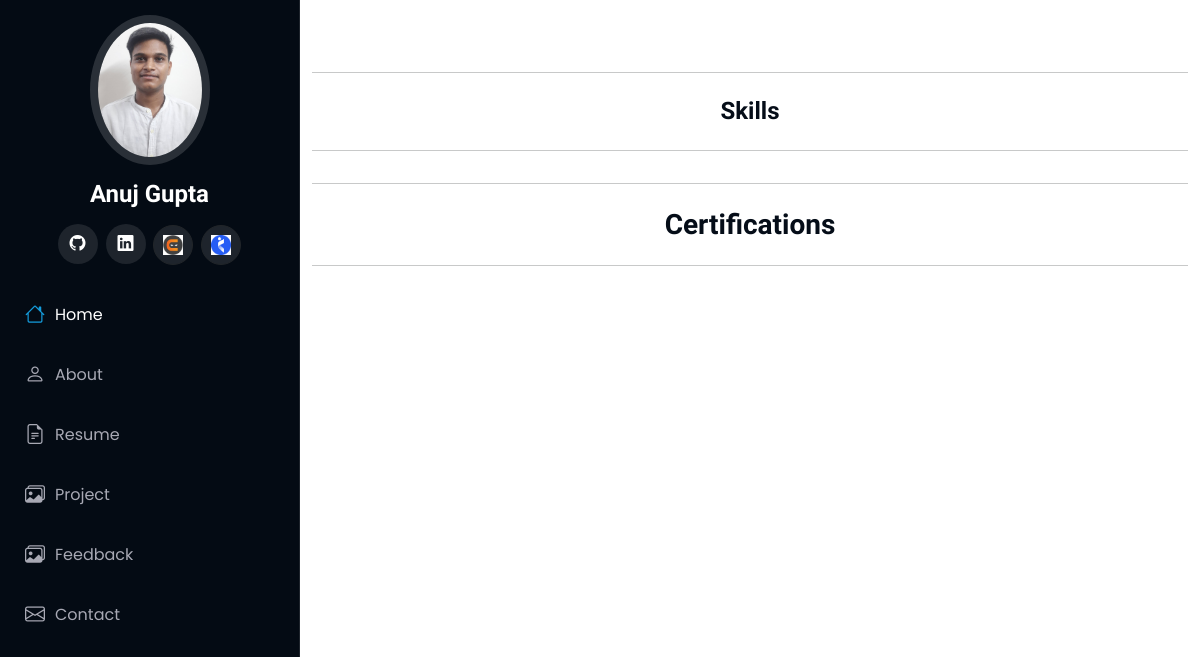
Page /about/ on the earlier database version.
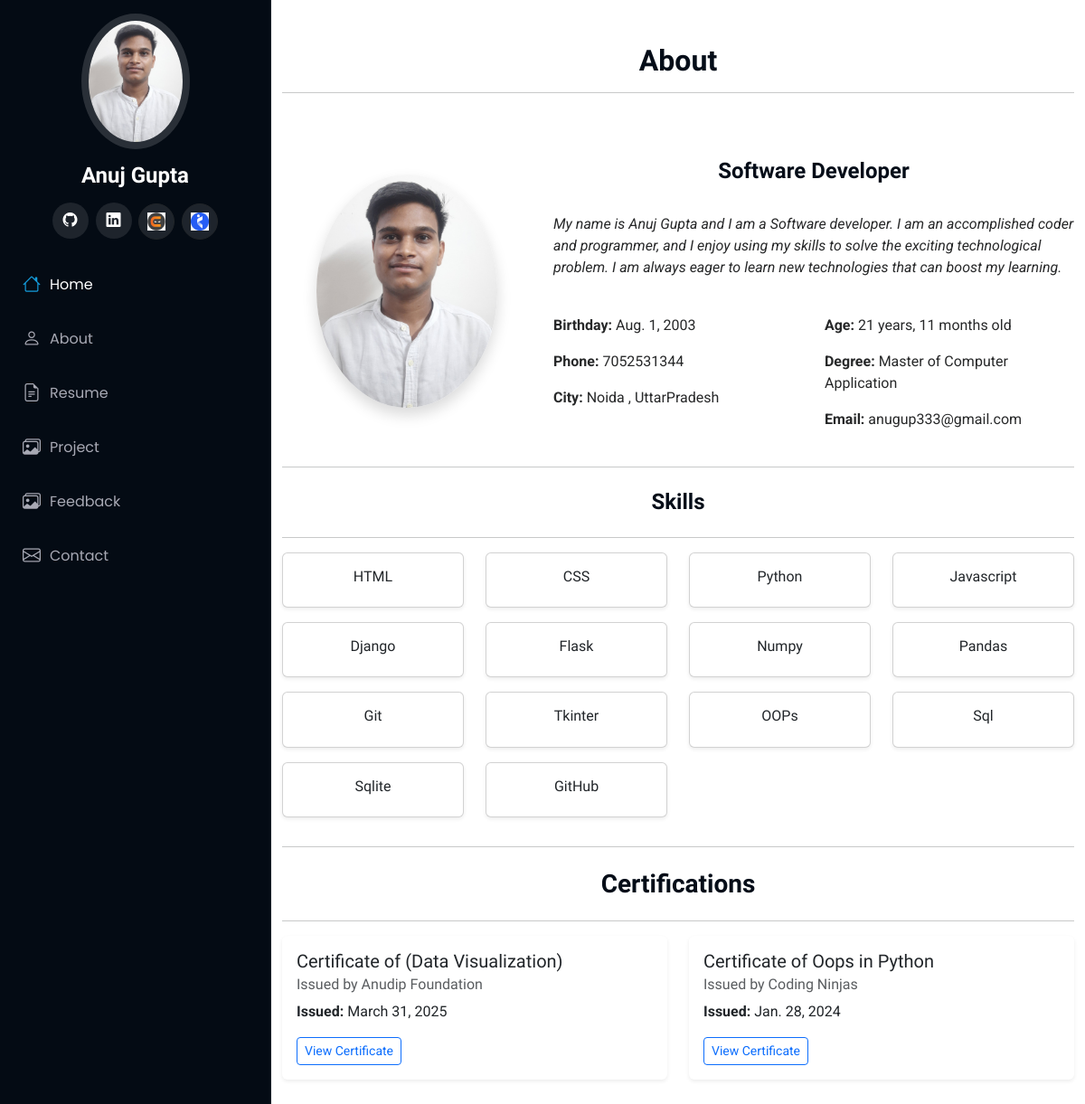
Same page on the later database version.
### profile_app/models.py (models this page shows, shortened)
class About(models.Model):
    name = models.CharField(max_length=100)
    profile_picture = models.ImageField(upload_to='about_me/', blank=True, null=True)
    title = models.CharField(max_length=150)  # e.g., "UI/UX Designer & Web Developer"
    bio = models.TextField()
    location = models.CharField(max_length=100)
    dob = models.DateField()
    phone = models.CharField(max_length=10)
    email = models.EmailField()
    degree = models.CharField(max_length=100)

class Skill(models.Model):
    name = models.CharField(max_length=100)

class Certification(models.Model):
    title = models.CharField(max_length=200)
    issuer = models.CharField(max_length=100)
    issue_date = models.DateField()
    certificate_url = models.URLField(blank=True, null=True)

### profile_app/views.py (the view)
# urls.py: path('about/', views.about_view, name='about'),
def about_view(request):
    about = About.objects.first()  # assuming one profile
    skills = Skill.objects.all()
    certifications = Certification.objects.all()
    return render(request, 'about.html', {'about': about,'skills': skills,'certifications': certifications})

### templates/about.html (shortened to what this page needs)
{% extends "basic.html" %}
{% block body %}
<section class="container py-5" id="about">
  {% if about %}
  <div class="text-center mb-5">
    <h2 class="fw-bold">About</h2>
    <hr>
  </div>
  <div class="row align-items-center">
    {% if about.profile_picture %}
    <div class="col-md-4 text-center">
      <img src="{{ about.profile_picture.url }}" alt="Profile" class="img-fluid rounded-circle shadow" style="max-width: 200px;">
    </div>
    {% endif %}
    <div class="col-md-8 mt-4">
      <h4 class="fw-bold text-center">{{ about.title }}</h4>
      <br>
      <p><i>{{ about.bio }}</i></p>
      <br>
      <div class="row">
        <div class="col-md-6">
          <p><strong>Birthday: </strong> {{ about.dob }}</p>
          <p><strong>Phone: </strong> {{ about.phone }}</p>
          <p><strong>City: </strong> {{ about.location }}</p>
        </div>
        <div class="col-md-6">
          <p><strong>Age: </strong> {{ about.dob|timesince }} old</p>
          <p><strong>Degree: </strong> {{ about.degree }}</p>
          <p><strong>Email: </strong> {{ about.email }}</p>
        </div>
      </div>
    </div>
  </div>
  {% endif %}
  <hr class="my-4">
  <div class=" text-center mb-4">
    <h4 class="fw-bold" >Skills</h4>
  </div>
  <hr>
  <div class="row">
    {% for skill in skills %}
    <div class="col-md-3 mb-3">
      <div class="card shadow-sm h-100">
        <div class="card-body text-center">
          <h6 class="card-title">{{ skill.name }}</h6>
        </div>
      </div>
    </div>
    {% endfor %}
  </div>
  <hr>
  <h3 class="fw-bold text-center mb-4 mt-4">Certifications</h3>
  <hr>
  <div class="row">
    {% for cert in certifications %}
    <div class="col-md-6 mb-4">
      <div class="card shadow-sm border-0 h-100">
        <div class="card-body">
          <h5 class="card-title">{{ cert.title }}</h5>
          <h6 class="card-subtitle mb-2 text-muted">Issued by {{ cert.issuer }}</h6>
          <p class="card-text"><strong>Issued:</strong> {{ cert.issue_date }}</p>
          {% if cert.certificate_url %}
            <a href="{{ cert.certificate_url }}" target="_blank" class="btn btn-outline-primary btn-sm">View Certificate</a>
          {% endif %}
        </div>
      </div>
    </div>
    {% endfor %}
  </div>
</section>
{% endblock body %}

Differences in the rows shown:
added About: profile_picture (picture), title "Software Developer", bio "My name is Anuj Gupta and I am a Software developer. I am an accomplished coder and programmer, and I enjoy using my skills to solve the exciting technological problem. I am always eager to learn new technologies that can boost my learning.", dob "Aug. 1, 2003", phone "7052531344", location "Noida , UttarPradesh", dob "21 years, 11 months", degree "Master of Computer Application", email "anugup333@gmail.com"
added Skill: name "HTML"
added Skill: name "CSS"
added Skill: name "Python"
added Skill: name "Javascript"
added Skill: name "Django"
added Skill: name "Flask"
added Skill: name "Numpy"
added Skill: name "Pandas"
added Skill: name "Git"
added Skill: name "Tkinter"
added Skill: name "OOPs"
added Skill: name "Sql"
added Skill: name "Sqlite"
added Skill: name "GitHub"
added Certification: title "Certificate of (Data Visualization)", issuer "Anudip Foundation", issue_date "March 31, 2025"
added Certification: title "Certificate of Oops in Python", issuer "Coding Ninjas", issue_date "Jan. 28, 2024"
Other differences:
text now shown: "About Birthday: Phone: City: Age: old Degree: Email:"
